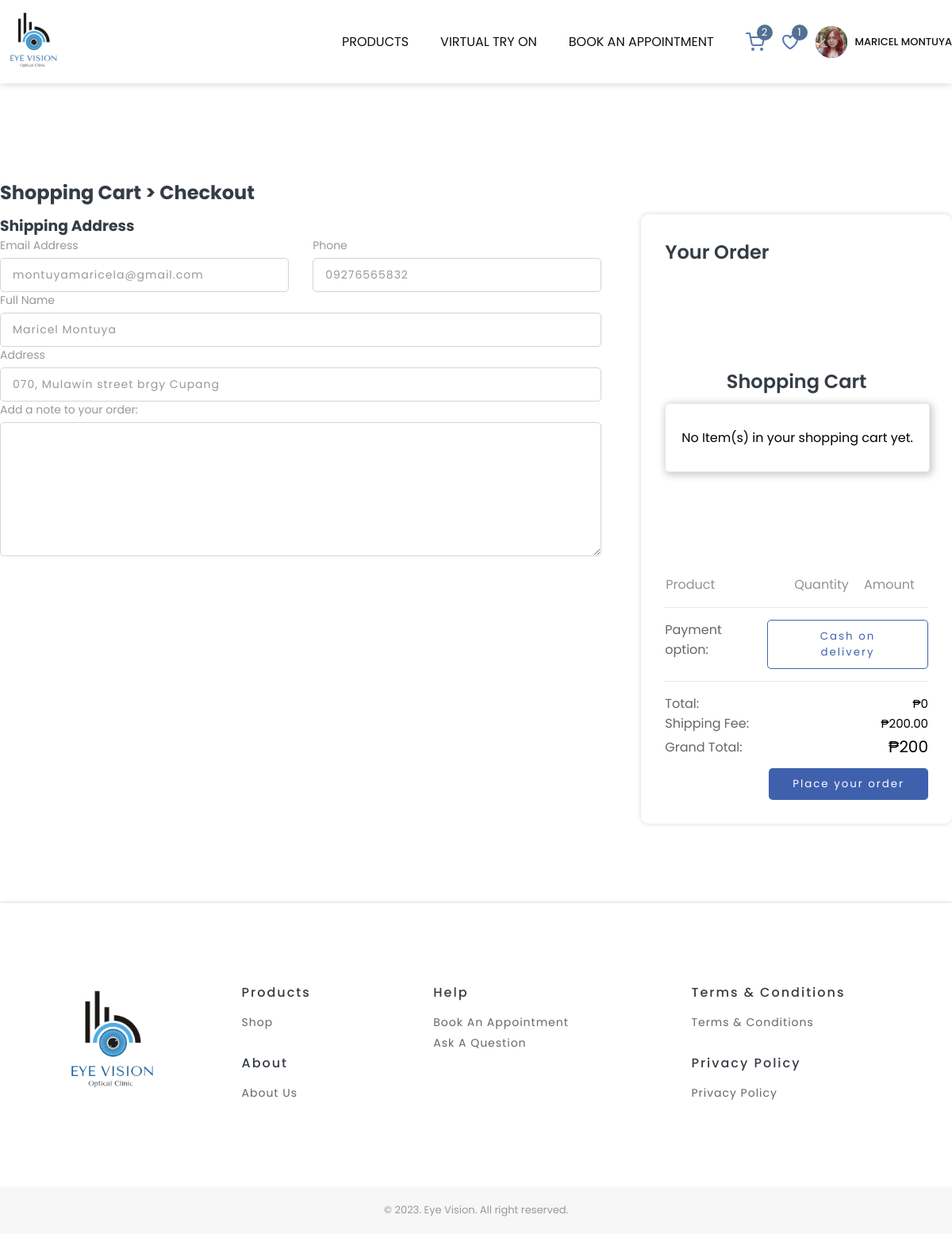
/shop/checkout.php (signed in), run on the app's committed database.
### tables this page shows
CREATE TABLE `logo` (
  `id` int(11) NOT NULL,
  `Image` text NOT NULL
);

CREATE TABLE `user_info` (
  `ID` int(11) NOT NULL,
  `Name` varchar(50) NOT NULL,
  `Email` varchar(50) NOT NULL,
  `Phone` varchar(15) NOT NULL,
  `Address` text NOT NULL,
  `Avatar` text NOT NULL
);

### shop/checkout.php (the view, shortened to what this page needs)
<?php
    $user_id = $_SESSION['user_id'];
    include '../db_connection.php';
    mysqli_select_db($con, 'user');
    $fetchInfo = "SELECT a.ID, a.Name, a.Email, a.Phone, a.Address, b.Status
        FROM user_info a
        JOIN accounts b ON a.ID = b.ID
        WHERE a.ID = '$user_id'";
    $userInfo = mysqli_query($con, $fetchInfo);
    if (isset($_SESSION['is_logged_in']) && $_SESSION['is_logged_in'] != true || empty($_SESSION)) {
        echo "<script>
            alert('You need to login first');
            location.href='login.php'
        </script>";
    } else {
        if (isset($_POST['data'])) {
            $jsonData = $_POST['data'];
            $data = json_decode($jsonData, true);
            if ($data != null) {
                $productIds = [];
                $quantities = [];
                foreach ($data as $item) {
                    $productId = $item['productId'];
                    $quantity = $item['quantity'];
                    $productIds[] = $productId;
                    $quantities[] = $quantity;
                }
                $idsToCheckout = implode(', ', array_map(fn($id) => "'$id'", $productIds));
                $products = "Select Product_ID, Product_name,  Price, User_id, Stock from product.products a join user.cart b on a.ID = b.Product_ID WHERE b.User_id = '$user_id' AND Product_ID IN ($idsToCheckout)";
                $checkedoutItem = mysqli_query($con, $products);
            } else {
                echo "Invalid JSON format";
            }
        } else {
            $itemID = $_POST['id'];
            $itemQuantity = $_POST['checkoutQuantity'];
            mysqli_select_db($con, 'product');
            $products = "Select ID, Name,  Price, Stock from products WHERE ID = '$itemID'";
            $checkedoutItem = mysqli_query($con, $products);
        }
    }
?>
<!DOCTYPE html>
<html lang="en">
<head>
    <link rel="stylesheet" href="../styles/global.css?v=2" />
    <link rel="stylesheet" href="../styles/cart.css?v=9" />
    <link rel="stylesheet" href="../styles/product.css?v=9" />
    <link rel="stylesheet" href="../styles/contactUs.css?v=2" />
</head>
<body>
    <section id="navigation-bar">
        <div class="navbar">
            <div>
                <a href="index.php" class="logo">
                    <?php
                        mysqli_select_db($con, 'cms');
                        $getLogo = "SELECT * FROM logo WHERE id = '1'";
                        $logo = mysqli_query($con, $getLogo);
                        while ($row = mysqli_fetch_array($logo)){
                            $image = $row['Image'];
                            echo "<img src='../public/images/$image' alt='Logo' height='85px'>";
                        }
                    ?> </a>
            </div>
            <div class="nav-items">
                <div class="dropdown">
                    <a>Products</a>
                        <?php
                            include '../db_connection.php';
                            mysqli_select_db($con, 'product');
                        ?>
                </div>
                <a href="virtual-try-on.php">Virtual Try On</a>
                <a href="appointment.php">Book an Appointment</a>
                <div class="svg-items">
                    <a href="cart.php" class="dropbtn cart">
                        <?php
                            if(isset($_SESSION['is_logged_in']) && $_SESSION['is_logged_in'] === true){
                                mysqli_select_db($con, 'user');
                                $sql = "SELECT COUNT(*) AS totalItems FROM cart WHERE User_id = '$user_id'";
                                $res = mysqli_query($con, $sql);
                                if ($res) {
                                    $row = mysqli_fetch_assoc($res);
                                    $totalItems = $row['totalItems'];
                                    if ($totalItems != 0){
                                        echo "<span class='item-number'>$totalItems</span>" ;
                                    }
                                }
                            }
                        ?>
                    </a>
                    <a href="wishlist.php" class="dropbtn wishlist">
                        <?php
                            if(isset($_SESSION['is_logged_in']) && $_SESSION['is_logged_in'] === true){
                                mysqli_select_db($con, 'user');
                                $sql = "SELECT COUNT(*) AS totalItems FROM wishlist WHERE User_id = '$user_id'";
                                $res = mysqli_query($con, $sql);
                                if ($res) {
                                    $row = mysqli_fetch_assoc($res);
                                    $totalItems = $row['totalItems'];
                                    if ($totalItems != 0){
                                        echo "<span class='item-number'>$totalItems</span>" ;
                                    }
                                }
                            }
                        ?>
                    </a>
                    <div class="dropdown">
                        <div class="dropbtn">
                            <div class="navImage" id="navImage">
                                <img src="#" alt="" id="navbarProfile">
                            </div>
                            <p id="user" ">My Account</p>
                        </div>
                    </div>
                </div>
            </div>
        </div>
    </section>
    <section class="container">
        <div>
            <form action="checkoutOrder.php" method="POST">
                <h2 class="dark-text">Shopping Cart > Checkout</h2>
                <div class="checkout-container">
                    <div class="shipping-address">
                        <h3 class="dark-text">Shipping Address</h3>
                        <?php while ($row = mysqli_fetch_array($userInfo)) { ?>
                        <div class="two-column-input">
                            <div class="form-input">
                                <label for="name">Email Address </label>
                                <input type="email" id="email" name="email" value="<?php echo $row['Email']; ?>"
                                    required />
                            </div>
                            <div class="form-input">
                                <label for="name">Phone </label>
                                <input type="number" id="phone" name="phone" value="<?php echo $row['Phone']; ?>"
                                    required />
                            </div>
                        </div>
                        <div class="form-input">
                            <label for="name">Full Name</label>
                            <input type="text" id="fullname" name="name" value="<?php echo $row['Name']; ?>"
                                name="fullname" required />
                        </div>
                        <div class="form-input">
                            <label for="name">Address</label>
                            <input type="text" id="Address" name="address" value="<?php echo $row['Address']; ?>"
                                name="Address" required />
                        </div>
                        <div class="form-input">
                            <label for="name">Add a note to your order:</label>
                            <textarea name="message" rows="7" id="message" name="message"></textarea>
                        </div>
                        <?php } ?>
                    </div>
                    <div class="summary-checkout">
                        <h2 class="dark-text">Your Order</h2>
                        <div>
                            <table>
                                <tr>
                                    <th width="160px">Product</th>
                                    <th>Quantity</th>
                                    <th>Amount</th>
                                </tr>
                                <?php
                            $totalCheckout = 0;
                            if(mysqli_num_rows($checkedoutItem) === 0){
                                echo " <div class='no-items'>
                                    <h2 class='dark-text'>Shopping Cart</h2>
                                    <div class='cart-card'>
                                        <p>No Item(s) in your shopping cart yet.</p>
                                    </div>
                                </div>";
                            } else { ?>
                                <?php for($index = 0; $row = mysqli_fetch_array($checkedoutItem); $index++){
                                    if (!getMyBoolean()){
                                        $quantity = $quantities[$index];
                                        $productId = $row['Product_ID'];
                                        $totalPrice = $row['Price'] * $quantity;
                                        $productName = $row['Product_name'];
                                    } else {
                                        $quantity = $itemQuantity;
                                        $productId = $row['ID'];
                                        $totalPrice = intval($row['Price']) * intval($quantity);
                                        $productName = $row['Name'];
                                    }
                                    $totalCheckout += $totalPrice;
                                ?>
                                <input type="text" hidden name='ids[]' value="<?php echo $productId?>">
                                <input type="text" hidden name='quantities[]' value="<?php echo $quantity ?>">
                                <input type="text" hidden name='totalPrices[]' value="<?php echo $totalPrice ?>">
                                <tr>
                                    <td><?php echo $productName?></td>
                                    <td><?php echo $quantity ?></td>
                                    <td><?php echo $totalPrice?></td>
                                </tr>
                                <?php }}
                            ?>
                            </table>
                        </div>
                        <div class="divider-checkout"></div>
                        <div class="paymentoption">
                            <p class="detail-gray">Payment option:</p>
                            <button class="" disabled>Cash on delivery</button>
                        </div>
                        <div class="divider-checkout"></div>
                        <div class="price-checkout">
                            <div>
                                <p class="detail-gray">Total:</p>
                                <p class="detail-black">₱<?php echo $totalCheckout?></p>
                            </div>
                            <div>
                                <p class="detail-gray">Shipping Fee:</p>
                                <p class="detail-black">₱200.00</p>
                            </div>
                            <div class="checkout-total">
                                <p class="detail-gray">Grand Total:</p>
                                <p class="detail-black total-checkout">₱<?php echo $totalCheckout + 200?>
                                </p>
                            </div>
                        </div>
                        <div class=" checkout-button">
                            <button onclick="placeOrder()">Place your order</button>
                        </div>
                    </div>
                </div>
            </form>
        </div>
    </section>
    <footer>
        <div class="container">
            <div class="footer-content">
                <div class="footer-logo">
                    <a href="index.php">
                        <?php
                        mysqli_select_db($con, 'cms');
                        $getLogo = "SELECT * FROM logo WHERE id = '1'";
                        $logo = mysqli_query($con, $getLogo);
                        while ($row = mysqli_fetch_array($logo)){
                            $image = $row['Image'];
                            echo "<img src='../public/images/$image' alt='Logo' height='150'>";
                        }
                    ?> </a>
                </div>
                <div class="two-column">
                    <div>
                        <h3 class="dark-text">Products</h3>
                        <div class="footer-item">
                            <a href="index.php">Shop</a>
                        </div>
                    </div>
                    <div>
                        <h3 class="dark-text">About</h3>
                        <div class="footer-item">
                            <a href="../about.php">About Us</a>
                        </div>
                    </div>
                </div>
                <div>
                    <h3 class="dark-text">Help</h3>
                    <div class="footer-item">
                        <a href="appointment.php">Book an appointment</a>
                        <a href="../contact.php">Ask a question</a>
                    </div>
                </div>
                <div class="two-column">
                    <div>
                        <h3 class="dark-text">Terms & Conditions</h3>
                        <div class="footer-item">
                            <a href="">Terms & Conditions</a>
                        </div>
                    </div>
                    <div>
                        <h3 class="dark-text">Privacy Policy</h3>
                        <div class="footer-item">
                            <a href="">Privacy Policy</a>
                        </div>
                    </div>
                </div>
            </div>
        </div>
    </footer>
    <div class="footer-bottom">
        <div class="footer-container">
            <p>© 2023. Eye Vision. All right reserved.</p>
        </div>
    </div>
</body>
</html>

### data on the page
logo: Image (picture)
user_info: email "montuyamaricela@gmail.com", phone "09276565832", name "Maricel Montuya", address "070, Mulawin street brgy Cupang"

### other printed values
$totalItems "2"
$totalItems "1"
$totalCheckout "0"
$totalCheckout + 200 "200"
